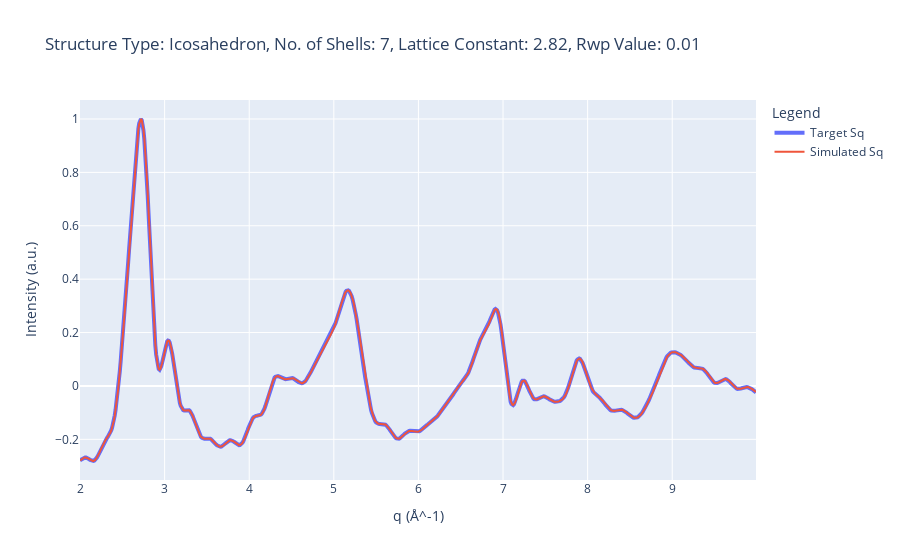
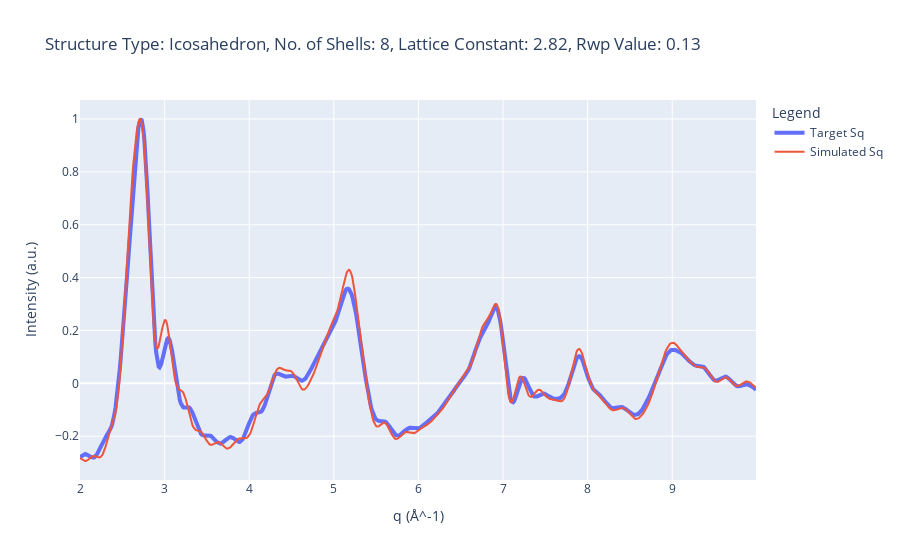
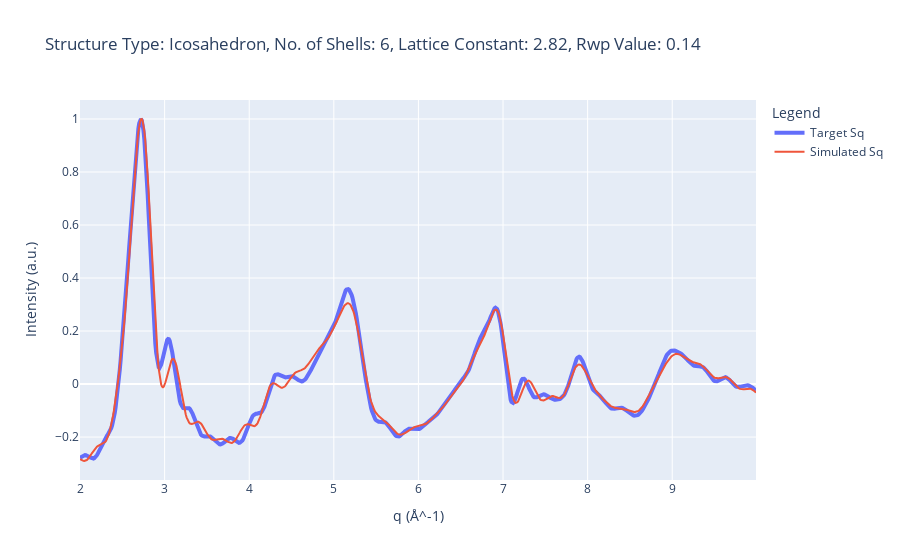
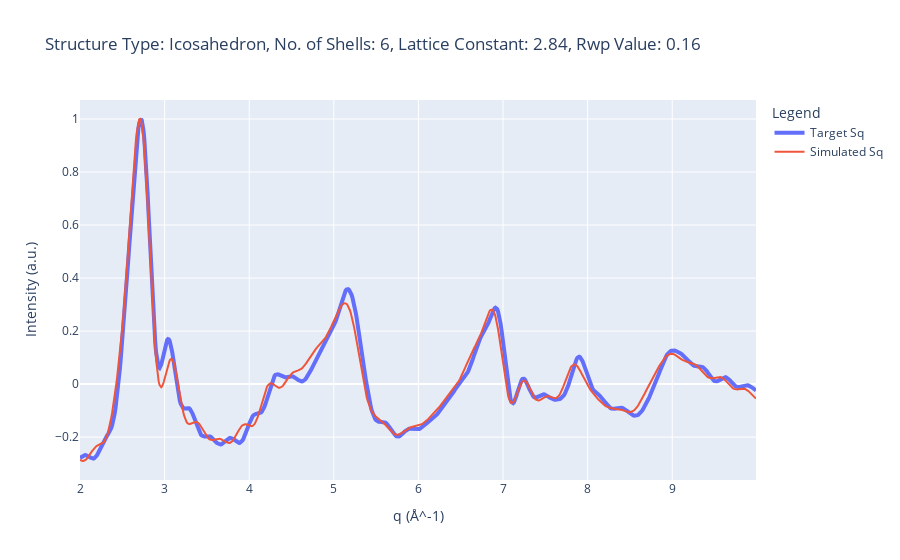

Source (notebook cell) for these figures, in order:
### Markdown cell above
# Results for simulated Sq data

### Code cell
# Load the results from the brute force search
result_simulated_Sq = load_dict('../results/bruteforce/result_simulated_Sq_fast_StructureSpace.json')

# Load the target PDF data
x_target, Int_target = LoadData(simulated_or_experimental='simulated', scatteringfunction='Sq')

# Get the best structure details
structure_types, lc_list, noshells = get_best_structure_details(result_simulated_Sq, num_best_fits=5, print_best=True)
atom = 'Au'
surfaces = [[1, 0, 0], [1, 1, 0], [1, 1, 1]] # Define the surfaces of the cluster
scatteringfunction = 'Sq'

# Loop through the best structures and calculate the Rwp value for each one
for i, (structure_type, lc, noshell) in enumerate(zip(structure_types, lc_list, noshells), 1):
    print(f"The {i}{'st' if i == 1 else 'nd' if i == 2 else 'rd' if i == 3 else 'th'} best fitting structure is {structure_type} with {noshell} shells and lattice constant {lc}.")    
    rwp = generate_and_evaluate_clusters(noshell, lc, structure_type, atom, surfaces, x_target, Int_target, scatteringfunction, plot=True)

### Figure 1 — Plotly figure (JSON) as saved in the notebook; plotly's stock layout.template omitted (floating-point values rounded to 4 significant figures; data arrays with more than 128 entries replaced by an {"elided": "..."} marker saying what was removed)
{"data": [{"line": {"width": 4}, "mode": "lines", "name": "Target Sq", "type": "scatter", "x": {"elided": "800 float values"}, "y": {"elided": "800 float values"}}, {"mode": "lines", "name": "Simulated Sq", "type": "scatter", "x": {"elided": "800 float values"}, "y": {"elided": "800 float values"}}], "layout": {"legend": {"title": {"text": "Legend"}}, "title": {"text": "Structure Type: Icosahedron, No. of Shells: 7, Lattice Constant: 2.82, Rwp Value: 0.01"}, "xaxis": {"title": {"text": "q (Å^-1)"}}, "yaxis": {"title": {"text": "Intensity (a.u.)"}}}}

### Figure 2 — Plotly figure (JSON) as saved in the notebook; plotly's stock layout.template omitted (floating-point values rounded to 4 significant figures; data arrays with more than 128 entries replaced by an {"elided": "..."} marker saying what was removed)
{"data": [{"line": {"width": 4}, "mode": "lines", "name": "Target Sq", "type": "scatter", "x": {"elided": "800 float values"}, "y": {"elided": "800 float values"}}, {"mode": "lines", "name": "Simulated Sq", "type": "scatter", "x": {"elided": "800 float values"}, "y": {"elided": "800 float values"}}], "layout": {"legend": {"title": {"text": "Legend"}}, "title": {"text": "Structure Type: Icosahedron, No. of Shells: 8, Lattice Constant: 2.82, Rwp Value: 0.13"}, "xaxis": {"title": {"text": "q (Å^-1)"}}, "yaxis": {"title": {"text": "Intensity (a.u.)"}}}}

### Figure 3 — Plotly figure (JSON) as saved in the notebook; plotly's stock layout.template omitted (floating-point values rounded to 4 significant figures; data arrays with more than 128 entries replaced by an {"elided": "..."} marker saying what was removed)
{"data": [{"line": {"width": 4}, "mode": "lines", "name": "Target Sq", "type": "scatter", "x": {"elided": "800 float values"}, "y": {"elided": "800 float values"}}, {"mode": "lines", "name": "Simulated Sq", "type": "scatter", "x": {"elided": "800 float values"}, "y": {"elided": "800 float values"}}], "layout": {"legend": {"title": {"text": "Legend"}}, "title": {"text": "Structure Type: Icosahedron, No. of Shells: 6, Lattice Constant: 2.82, Rwp Value: 0.14"}, "xaxis": {"title": {"text": "q (Å^-1)"}}, "yaxis": {"title": {"text": "Intensity (a.u.)"}}}}

### Figure 4 — Plotly figure (JSON) as saved in the notebook; plotly's stock layout.template omitted (floating-point values rounded to 4 significant figures; data arrays with more than 128 entries replaced by an {"elided": "..."} marker saying what was removed)
{"data": [{"line": {"width": 4}, "mode": "lines", "name": "Target Sq", "type": "scatter", "x": {"elided": "800 float values"}, "y": {"elided": "800 float values"}}, {"mode": "lines", "name": "Simulated Sq", "type": "scatter", "x": {"elided": "800 float values"}, "y": {"elided": "800 float values"}}], "layout": {"legend": {"title": {"text": "Legend"}}, "title": {"text": "Structure Type: Icosahedron, No. of Shells: 6, Lattice Constant: 2.84, Rwp Value: 0.16"}, "xaxis": {"title": {"text": "q (Å^-1)"}}, "yaxis": {"title": {"text": "Intensity (a.u.)"}}}}
